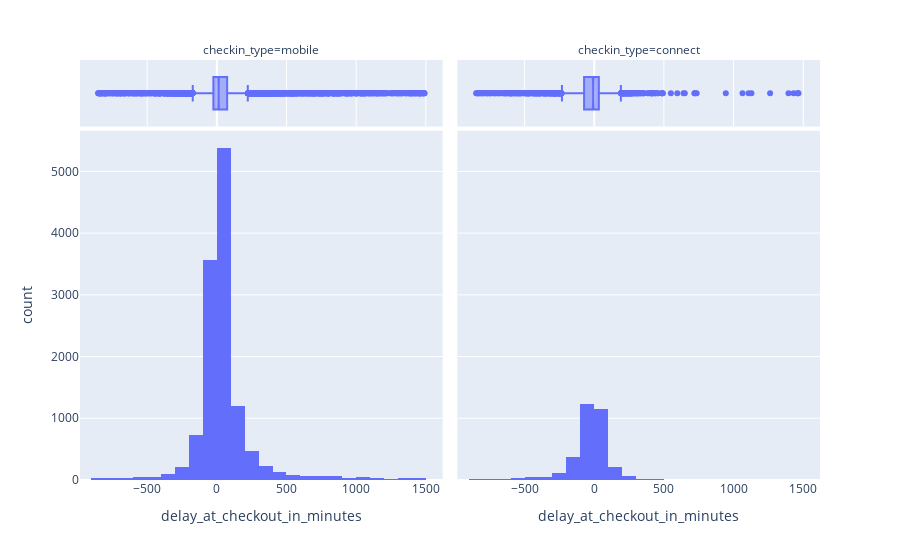

This figure's notebook cell:
### Code cell
fig = px.histogram(dataset2, facet_col='checkin_type', 
                   x='delay_at_checkout_in_minutes',
                   marginal='box', nbins=25 )
fig.show()

### Figure 1 — Plotly figure (JSON) as saved in the notebook; plotly's stock layout.template omitted (floating-point values rounded to 4 significant figures; data arrays with more than 128 entries replaced by an {"elided": "..."} marker saying what was removed)
{"data": [{"alignmentgroup": "True", "bingroup": "x", "hovertemplate": "checkin_type=mobile<br>delay_at_checkout_in_minutes=%{x}<br>count=%{y}<extra></extra>", "legendgroup": "", "marker": {"color": "#636efa", "pattern": {"shape": ""}}, "name": "", "nbinsx": 25, "offsetgroup": "", "orientation": "v", "showlegend": false, "type": "histogram", "x": {"elided": "16713 int values"}, "xaxis": "x", "yaxis": "y"}, {"alignmentgroup": "True", "hovertemplate": "checkin_type=mobile<br>delay_at_checkout_in_minutes=%{x}<extra></extra>", "legendgroup": "", "marker": {"color": "#636efa"}, "name": "", "notched": true, "offsetgroup": "", "showlegend": false, "type": "box", "x": {"elided": "16713 int values"}, "xaxis": "x3", "yaxis": "y3"}, {"alignmentgroup": "True", "bingroup": "x", "hovertemplate": "checkin_type=connect<br>delay_at_checkout_in_minutes=%{x}<br>count=%{y}<extra></extra>", "legendgroup": "", "marker": {"color": "#636efa", "pattern": {"shape": ""}}, "name": "", "nbinsx": 25, "offsetgroup": "", "orientation": "v", "showlegend": false, "type": "histogram", "x": {"elided": "4267 int values"}, "xaxis": "x2", "yaxis": "y2"}, {"alignmentgroup": "True", "hovertemplate": "checkin_type=connect<br>delay_at_checkout_in_minutes=%{x}<extra></extra>", "legendgroup": "", "marker": {"color": "#636efa"}, "name": "", "notched": true, "offsetgroup": "", "showlegend": false, "type": "box", "x": {"elided": "4267 int values"}, "xaxis": "x4", "yaxis": "y4"}], "layout": {"annotations": [{"font": {}, "showarrow": false, "text": "checkin_type=mobile", "x": 0.245, "xanchor": "center", "xref": "paper", "y": 1, "yanchor": "bottom", "yref": "paper"}, {"font": {}, "showarrow": false, "text": "checkin_type=connect", "x": 0.755, "xanchor": "center", "xref": "paper", "y": 1, "yanchor": "bottom", "yref": "paper"}], "barmode": "relative", "legend": {"tracegroupgap": 0}, "margin": {"t": 60}, "xaxis": {"anchor": "y", "domain": [0, 0.49], "title": {"text": "delay_at_checkout_in_minutes"}}, "xaxis2": {"anchor": "y2", "domain": [0.51, 1], "matches": "x", "title": {"text": "delay_at_checkout_in_minutes"}}, "xaxis3": {"anchor": "y3", "domain": [0, 0.49], "matches": "x", "showgrid": true, "showticklabels": false}, "xaxis4": {"anchor": "y4", "domain": [0.51, 1], "matches": "x", "showgrid": true, "showticklabels": false}, "yaxis": {"anchor": "x", "domain": [0, 0.8316], "title": {"text": "count"}}, "yaxis2": {"anchor": "x2", "domain": [0, 0.8316], "matches": "y", "showticklabels": false}, "yaxis3": {"anchor": "x3", "domain": [0.8416, 1], "matches": "y3", "showgrid": false, "showline": false, "showticklabels": false, "ticks": ""}, "yaxis4": {"anchor": "x4", "domain": [0.8416, 1], "matches": "y3", "showgrid": false, "showline": false, "showticklabels": false, "ticks": ""}}}
